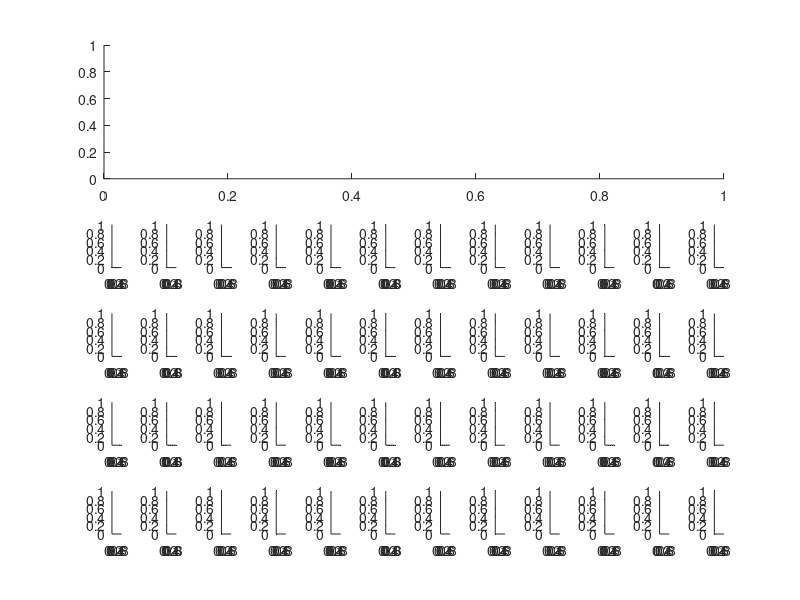

Source code (MATLAB): (Note: this script raises an error after producing the figure.)
    % Used for HKUST ELEC 5660

close all
clear all

clc;
addpath('./utils', './readonly','/SI_DFM_2D_SYSU');

h1 = subplot(6, 12, [1, 2, 3, 4, 5, 6, 7, 8, 9, 10, 11, 12, 13, 14, 15, 16, 17, 18, 19, 20, 21, 22, 23, 24]);
%第一架飞机数据分析图
h2 = subplot(6, 12, 25);
h3 = subplot(6, 12, 26);
h4 = subplot(6, 12, 27);
h5 = subplot(6, 12, 28);

h6 = subplot(6, 12, 37);
h7 = subplot(6, 12, 38);
h8 = subplot(6, 12, 39);
h9 = subplot(6, 12, 40);

%第二架飞机数据飞行图
h10 = subplot(6, 12, 29);
h11 = subplot(6, 12, 30);
h12 = subplot(6, 12, 31);
h13 = subplot(6, 12, 32);

h14 = subplot(6, 12, 41);
h15 = subplot(6, 12, 42);
h16 = subplot(6, 12, 43);
h17 = subplot(6, 12, 44);

%第三架飞机数据飞行图
h18 = subplot(6, 12, 33);
h19 = subplot(6, 12, 34);
h20 = subplot(6, 12, 35);
h21 = subplot(6, 12, 36);

h22 = subplot(6, 12, 45);
h23 = subplot(6, 12, 46);
h24 = subplot(6, 12, 47);
h25 = subplot(6, 12, 48);

%第四架飞机数据飞行图
h26 = subplot(6, 12, 49);
h27 = subplot(6, 12, 50);
h28 = subplot(6, 12, 51);
h29 = subplot(6, 12, 52);

h30 = subplot(6, 12, 61);
h31 = subplot(6, 12, 62);
h32 = subplot(6, 12, 63);
h33 = subplot(6, 12, 64);

%第五架飞机数据飞行图
h34 = subplot(6, 12, 53);
h35 = subplot(6, 12, 54);
h36 = subplot(6, 12, 55);
h37 = subplot(6, 12, 56);

h38 = subplot(6, 12, 65);
h39 = subplot(6, 12, 66);
h40 = subplot(6, 12, 67);
h41 = subplot(6, 12, 68);

%第六架飞机数据飞行图
h42 = subplot(6, 12, 57);
h43 = subplot(6, 12, 58);
h44 = subplot(6, 12, 59);
h45 = subplot(6, 12, 60);

h46 = subplot(6, 12, 69);
h47 = subplot(6, 12, 70);
h48 = subplot(6, 12, 71);
h49 = subplot(6, 12, 72);

set(gcf, 'Renderer', 'painters');
set(gcf, 'Position', [100, 100, 1400, 1000]);


run6formation(h1, h2, h3, h4, h5, h6, h7, h8, h9, h10, h11, h12, h13, h14, ...
    h15, h16, h17, h18, h19, h20, h21, h22, h23, h24, h25, h26, h27, h28, h29, ...
    h30, h31, h32, h33, h34, h35, h36, h37, h38, h39, h40, h41, h42, h43, h44, ...
    h45, h46, h47, h48, h49);

JudgeStudentsPoint
